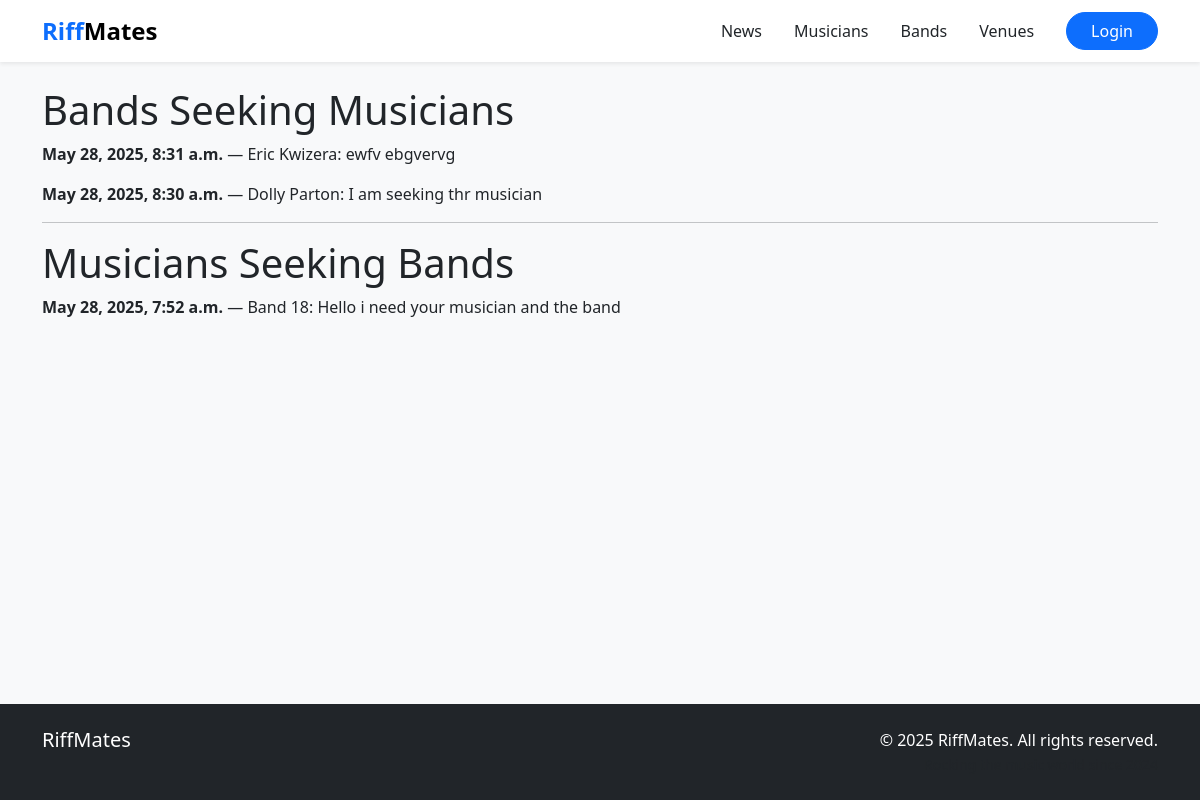
The app's page /content/list_ads/, older data.
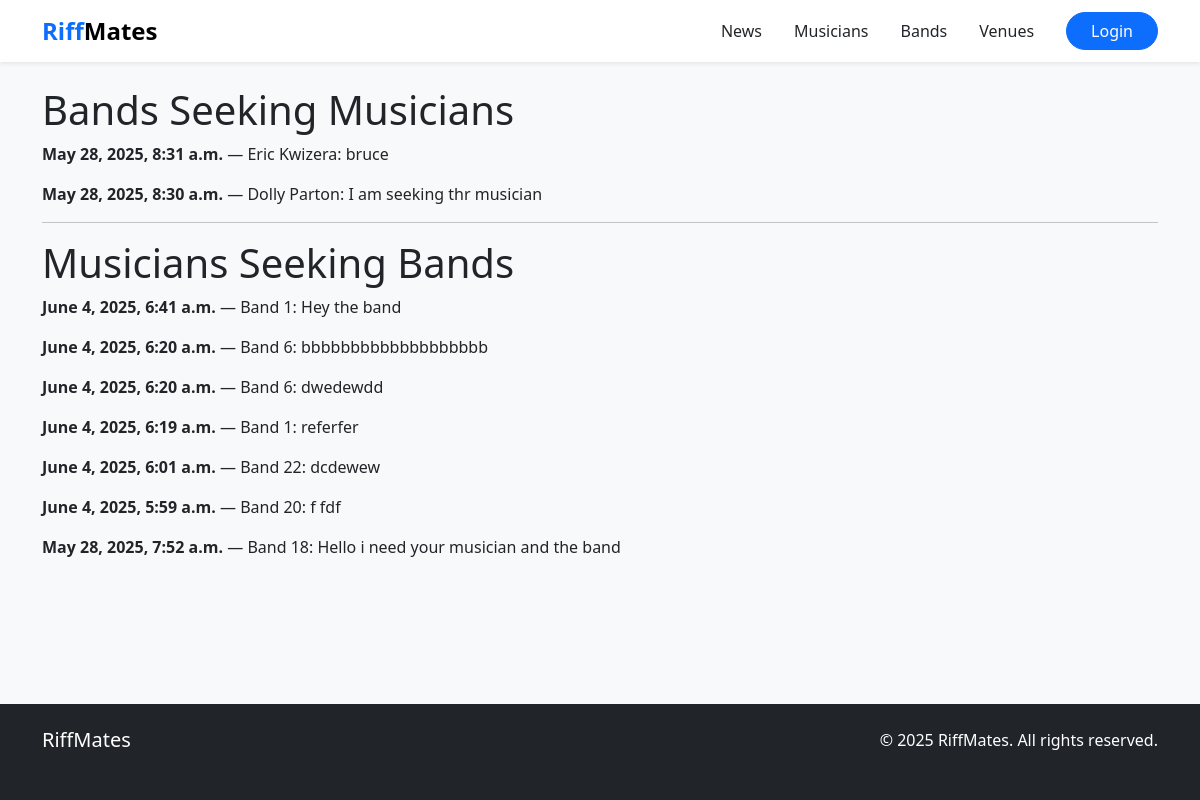
The same page, newer data.
### content/models.py (models this page shows, shortened)
class SeekingAd(models.Model):
    date = models.DateTimeField(auto_now_add=True)
    owner = models.ForeignKey(User, on_delete=models.CASCADE)
    seeking = models.CharField(max_length=2, choices=MusicianBandChoice.choices)
    musician = models.ForeignKey(Musician, on_delete=models.CASCADE, null=True, blank=True)
    band = models.ForeignKey(Band, on_delete=models.CASCADE, null=True, blank=True)
    content = models.TextField()
    class Meta:
        ordering = ["date"]
    def __str__(self):
        return f'{self.owner.username} is seeking {self.seeking}'

### band/models.py (models this page shows, shortened)
class Musician(models.Model):
    first_name = models.CharField(max_length=50)
    last_name = models.CharField(max_length=50)
    description = models.TextField(blank=True)  # Changed to TextField
    bio_pic = models.ImageField(upload_to='musicians/', blank=True, null=True)  # Added upload_to
    birth = models.DateField()

class Band(models.Model):
    name = models.CharField(max_length=50)
    musicians = models.ManyToManyField(Musician)

### content/views.py (the view)
# urls.py: path('list_ads/', views.list_ads, name='list_ads'),
def list_ads(request):
    print(SeekingAd.objects.all())
    data = {
        'seeking_musician': SeekingAd.objects.filter(seeking=MusicianBandChoice.MUSICIAN).order_by('-date'),
        'seeking_bands': SeekingAd.objects.filter(seeking=MusicianBandChoice.BAND).order_by('-date'),
    }
    return render(request, 'list_ads.html', data)

### templates/list_ads.html (shortened to what this page needs)
{% extends "base.html" %}
{% block content %}
  <h1>Bands Seeking Musicians</h1>
  {% if seeking_bands %}
    {% for ad in seeking_bands %}
      <div class="mb-3">
        <strong>{{ ad.date|default:"N/A" }}</strong> &mdash;
        <span>{{ ad.musician.first_name|default:"Unknown" }} {{ ad.musician.last_name|default:"" }}</span>:
        <span>{{ ad.content|default:"No content provided." }}</span>
      </div>
    {% endfor %}
  {% else %}
    <p>No bands seeking musicians at the moment.</p>
  {% endif %}
  <hr>
  <h1>Musicians Seeking Bands</h1>
  {% if seeking_musician %}
    {% for ad in seeking_musician %}
      <div class="mb-3">
        <strong>{{ ad.date|default:"N/A" }}</strong> &mdash;
        <span>{{ ad.band.name|default:"Unknown Band" }}</span>:
        <span>{{ ad.content|default:"No content provided." }}</span>
      </div>
    {% endfor %}
  {% else %}
    <p>No musicians seeking bands at the moment.</p>
  {% endif %}
{% endblock content %}

### templates/base.html (shortened to what this page needs)
<!DOCTYPE html>
<html lang="en" class="h-100">
  <head>
    <link
      href="https://cdn.jsdelivr.net/npm/bootstrap@5.3.3/dist/css/bootstrap.min.css"
      rel="stylesheet"
    />
  </head>
  <body class="d-flex flex-column h-100 bg-light">
    {% block nav %}
    <nav class="navbar navbar-expand-lg navbar-light bg-white shadow-sm">
      <div class="container">
        <a class="navbar-brand fw-bold fs-4" href="{% url 'home' %}">
          <span class="text-primary">Riff</span>Mates
        </a>
        <div class="collapse navbar-collapse" id="mainNav">
          <div class="navbar-nav ms-auto align-items-center">
            <a
              href="{% url 'news' %}"
              class="nav-link text-dark mx-2 py-2 nav-link-hover {% if request.path == '/news/' %}active fw-bold{% endif %}"
            >
              News
            </a>
            <a
              href="{% url 'musician_list' %}"
              class="nav-link text-dark mx-2 py-2 nav-link-hover {% if request.path == '/musicians/' %}active fw-bold{% endif %}"
            >
              Musicians
            </a>
            <a
              href="{% url 'band_list' %}"
              class="nav-link text-dark mx-2 py-2 nav-link-hover {% if request.path == '/bands/' %}active fw-bold{% endif %}"
            >
              Bands
            </a>
            <a
              href="{% url 'venue_list' %}"
              class="nav-link text-dark mx-2 py-2 nav-link-hover {% if request.path == '/venues/' %}active fw-bold{% endif %}"
            >
              Venues
            </a>
            <div class="nav-item dropdown ms-3">
              {% if user.is_authenticated %}
                <a
                  class="nav-link dropdown-toggle d-flex align-items-center"
                  href="#"
                  role="button"
                  data-bs-toggle="dropdown"
                  aria-expanded="false"
                >
                  <span class="badge bg-primary rounded-pill me-2">
                    {{ user.username|first|upper }}
                  </span>
                  {{ user.username }}
                </a>
                <ul class="dropdown-menu dropdown-menu-end">
                  <li><a class="dropdown-item" href="#">Profile</a></li>
                  <li><a class="dropdown-item" href="#">Settings</a></li>
                  <li><hr class="dropdown-divider"></li>
                  <li>
                    <form action="{% url 'logout' %}" method="post">
                      {% csrf_token %}
                      <button type="submit" class="dropdown-item text-danger">
                        Log Out
                      </button>
                    </form>
                  </li>
                </ul>
              {% else %}
                <a
                  href="{% url 'login' %}"
                  class="btn btn-primary px-4 rounded-pill"
                >
                  Login
                </a>
              {% endif %}
            </div>
          </div>
        </div>
      </div>
    </nav>
    {% endblock nav %}
    <main class="flex-shrink-0 my-4">
      <div class="container">
        {% block content %}{% endblock content %}
      </div>
    </main>
    {% block footer %}
    <footer class="footer mt-auto py-4 bg-dark text-white">
      <div class="container">
        <div class="row">
          <div class="col-md-6 text-center text-md-start">
            <h5 class="mb-3">RiffMates</h5>
          </div>
          <div class="col-md-6 mt-4 mt-md-0 text-center text-md-end">
            <p class="mb-0">
              &copy; {{ year|default:"2025" }} RiffMates. All rights reserved.<br>
              <small class="text-muted">Rocking the music world since 2024</small>
            </p>
          </div>
        </div>
      </div>
    </footer>
    {% endblock footer %}
  </body>
</html>

Row changes from the older to the newer data that the page shows:
changed SeekingAd "Eric": content "ewfv ebgvervg" → "bruce"
added SeekingAd: date "June 4, 2025, 6:41 a.m.", band.name "Band 1", content "Hey the band", shown under "Musicians Seeking Bands"
added SeekingAd: date "June 4, 2025, 6:20 a.m.", band.name "Band 6", content "bbbbbbbbbbbbbbbbbbb", shown under "Musicians Seeking Bands"
added SeekingAd: date "June 4, 2025, 6:20 a.m.", band.name "Band 6", content "dwedewdd", shown under "Musicians Seeking Bands"
added SeekingAd: date "June 4, 2025, 6:19 a.m.", band.name "Band 1", content "referfer", shown under "Musicians Seeking Bands"
added SeekingAd: date "June 4, 2025, 6:01 a.m.", band.name "Band 22", content "dcdewew", shown under "Musicians Seeking Bands"
added SeekingAd: date "June 4, 2025, 5:59 a.m.", band.name "Band 20", content "f fdf", shown under "Musicians Seeking Bands"
